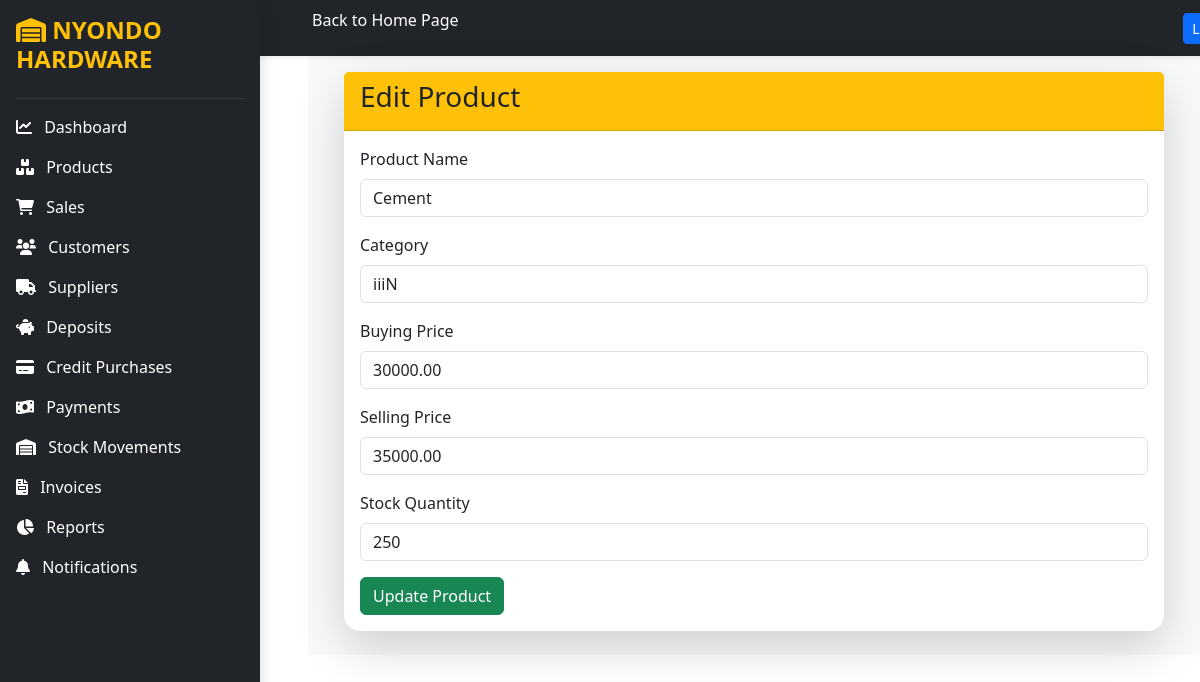
The page /edit_product/2/ on the database as committed earlier.
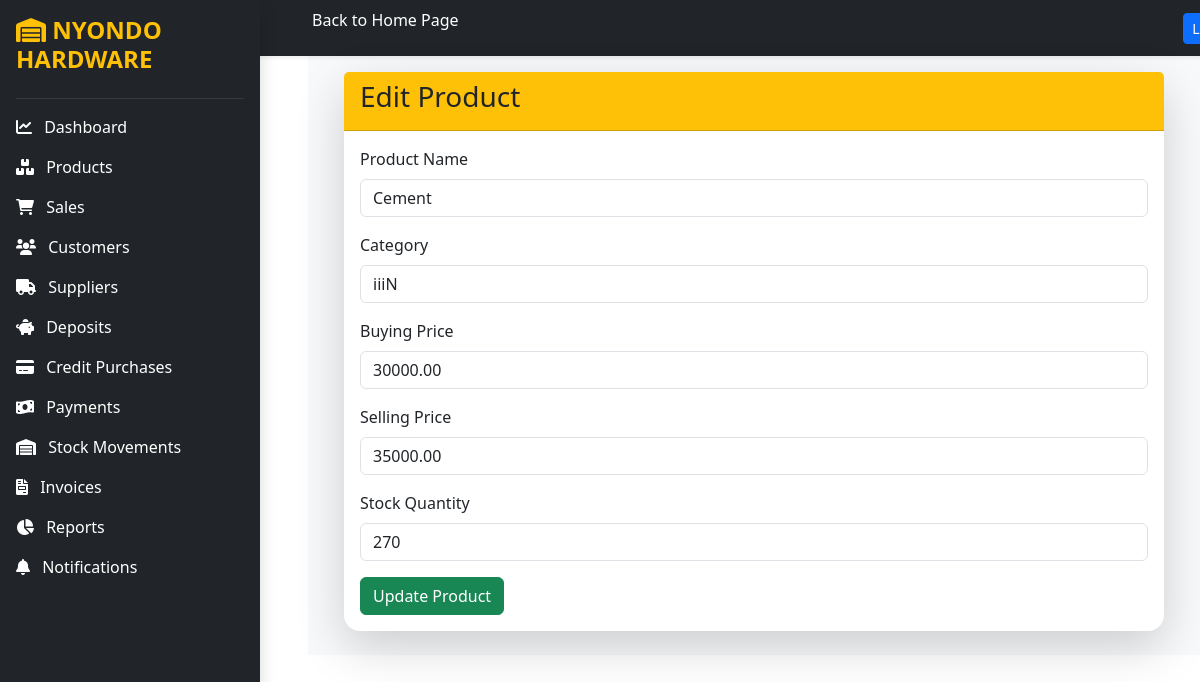
The same page on the database as committed later.
### core/models.py (models this page shows, shortened)
class Product(models.Model):
    name = models.CharField(max_length=100,validators=[MinLengthValidator(2)])
    category = models.CharField(max_length=100,validators=[MinLengthValidator(2)])
    unit_cost = models.DecimalField(max_digits=10,decimal_places=2,validators=[MinValueValidator(0)])
    selling_price = models.DecimalField(max_digits=10,decimal_places=2,validators=[MinValueValidator(0)])
    stock_quantity = models.IntegerField(validators=[MinValueValidator(0)])

### core/views.py (the view, shortened to what this page needs)
# urls.py: path('edit_product/<int:id>/',views.edit_product,name='edit_product'),
def edit_product(request, id):
    product = get_object_or_404(Product, id=id)
    return render(request, 'edit_product.html', {'product': product})

### core/templates/edit_product.html (shortened to what this page needs)
{% extends 'base.html' %} {% block content %}
<div class="container mt-5">
    <div class="card shadow-lg border-0 rounded-4">
        <div class="card-header bg-warning">
            <h3>Edit Product</h3>
        </div>
        <div class="card-body">
            <form method="POST">
                <div class="mb-3">
                    <label class="form-label"> Product Name </label>
                    <input type="text" name="name" value="{{ product.name }}" class="form-control" />
                </div>
                <div class="mb-3">
                    <label class="form-label"> Category </label>
                    <input type="text" name="category" value="{{ product.category }}" class="form-control" />
                </div>
                <div class="mb-3">
                    <label class="form-label"> Buying Price </label>
                    <input type="number" step="0.01" name="unit_cost" value="{{ product.unit_cost }}"
                        class="form-control" />
                </div>
                <div class="mb-3">
                    <label class="form-label"> Selling Price </label>
                    <input type="number" step="0.01" name="selling_price" value="{{ product.selling_price }}"
                        class="form-control" />
                </div>
                <div class="mb-3">
                    <label class="form-label"> Stock Quantity </label>
                    <input type="number" name="stock_quantity" value="{{ product.stock_quantity }}"
                        class="form-control"/>
                </div>
                <button type="submit" class="btn btn-success">Update Product</button>
            </form>
        </div>
    </div>
</div>
{% endblock %}

Rows that differ between the two databases and show on the page:
changed Product "Cement": stock_quantity "250" → "270"
